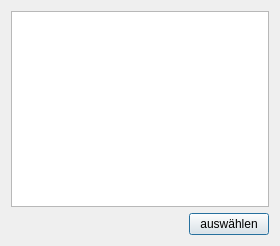
<?xml version="1.0" encoding="UTF-8"?>
<ui version="4.0">
 <class>SelectSubdivisionDialog</class>
 <widget class="QDialog" name="SelectSubdivisionDialog">
  <property name="geometry">
   <rect>
    <x>0</x>
    <y>0</y>
    <width>280</width>
    <height>246</height>
   </rect>
  </property>
  <property name="sizePolicy">
   <sizepolicy hsizetype="Fixed" vsizetype="Fixed">
    <horstretch>0</horstretch>
    <verstretch>0</verstretch>
   </sizepolicy>
  </property>
  <property name="windowTitle">
   <string>TurnFix - Riege auswählen</string>
  </property>
  <property name="windowIcon">
   <iconset resource="../resources/TurnFix.qrc">
    <normaloff>:/appicons/icon.png</normaloff>:/appicons/icon.png</iconset>
  </property>
  <layout class="QGridLayout" name="gridLayout">
   <item row="1" column="0">
    <widget class="QPushButton" name="but_select">
     <property name="sizePolicy">
      <sizepolicy hsizetype="Fixed" vsizetype="Fixed">
       <horstretch>0</horstretch>
       <verstretch>0</verstretch>
      </sizepolicy>
     </property>
     <property name="layoutDirection">
      <enum>Qt::RightToLeft</enum>
     </property>
     <property name="text">
      <string>auswählen</string>
     </property>
    </widget>
   </item>
   <item row="0" column="0">
    <widget class="QListWidget" name="lst_rg">
     <property name="editTriggers">
      <set>QAbstractItemView::NoEditTriggers</set>
     </property>
     <property name="alternatingRowColors">
      <bool>true</bool>
     </property>
     <property name="selectionMode">
      <enum>QAbstractItemView::MultiSelection</enum>
     </property>
     <property name="selectionBehavior">
      <enum>QAbstractItemView::SelectRows</enum>
     </property>
    </widget>
   </item>
  </layout>
 </widget>
 <resources>
  <include location="../resources/TurnFix.qrc"/>
 </resources>
 <connections/>
</ui>
